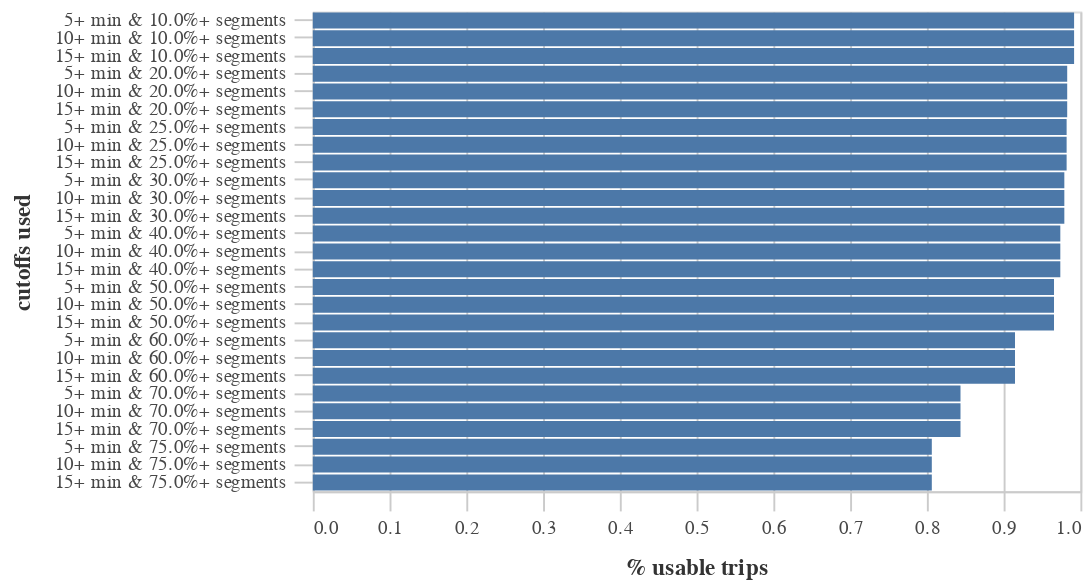

The code cell stored with this chart in its notebook:
### Code cell
chart = (alt.Chart(valid_stats)
 .mark_bar()
 .encode(
     x=alt.X("pct_usable_trips:Q", title="% usable trips"),
     y=alt.Y("cutoff:N", title="cutoffs used",
             sort=alt.SortField(
                 "pct_usable_trips", order="descending")),
 )
)

styleguide.preset_chart_config(chart)

### Figure 1 — Vega-Lite specification as saved in the notebook (floating-point values rounded to 4 significant figures)
{"config": {"view": {"continuousWidth": 400, "continuousHeight": 300}, "axis": {"domainColor": "#cbcbcb", "grid": true, "gridColor": "#cbcbcb", "gridWidth": 1, "labelColor": "#474747", "labelFont": "Nunito Sans", "labelFontSize": 10, "labelPadding": 4, "tickColor": "#cbcbcb", "tickSize": 10, "titleColor": "#333", "titleFont": "Raleway", "titleFontSize": 12, "titlePadding": 10}, "axisBand": {"grid": false}, "background": "white", "font": "Raleway", "header": {"labelFont": "Nunito Sans", "titleFont": "Raleway"}, "legend": {"labelColor": "#333", "labelFont": "Nunito Sans", "labelFontSize": 11, "labelLimit": 0, "padding": 1, "symbolSize": 30, "symbolType": "square", "titleColor": "#333", "titleFont": "Raleway", "titleFontSize": 14, "titlePadding": 10}, "title": {"anchor": "middle", "font": "Raleway", "fontSize": 18, "fontWeight": 300, "offset": 20}}, "data": {"name": "data-209311d229b6406fef1a53f6d3b6280c"}, "mark": "bar", "encoding": {"x": {"field": "pct_usable_trips", "title": "% usable trips", "type": "quantitative"}, "y": {"field": "cutoff", "sort": {"field": "pct_usable_trips", "order": "descending"}, "title": "cutoffs used", "type": "nominal"}}, "height": 250, "width": 400, "$schema": "https://vega.github.io/schema/vega-lite/v4.17.0.json", "datasets": {"data-209311d229b6406fef1a53f6d3b6280c": [{"calitp_itp_id": 300, "total_trips": 1338, "n_trips": 1327, "trip_cutoff": 5, "segment_cutoff": 0.1, "cutoff": "5+ min & 10.0%+ segments", "pct_usable_trips": 0.9918}, {"calitp_itp_id": 300, "total_trips": 1338, "n_trips": 1315, "trip_cutoff": 5, "segment_cutoff": 0.2, "cutoff": "5+ min & 20.0%+ segments", "pct_usable_trips": 0.9828}, {"calitp_itp_id": 300, "total_trips": 1338, "n_trips": 1314, "trip_cutoff": 5, "segment_cutoff": 0.25, "cutoff": "5+ min & 25.0%+ segments", "pct_usable_trips": 0.9821}, {"calitp_itp_id": 300, "total_trips": 1338, "n_trips": 1310, "trip_cutoff": 5, "segment_cutoff": 0.3, "cutoff": "5+ min & 30.0%+ segments", "pct_usable_trips": 0.9791}, {"calitp_itp_id": 300, "total_trips": 1338, "n_trips": 1303, "trip_cutoff": 5, "segment_cutoff": 0.4, "cutoff": "5+ min & 40.0%+ segments", "pct_usable_trips": 0.9738}, {"calitp_itp_id": 300, "total_trips": 1338, "n_trips": 1292, "trip_cutoff": 5, "segment_cutoff": 0.5, "cutoff": "5+ min & 50.0%+ segments", "pct_usable_trips": 0.9656}, {"calitp_itp_id": 300, "total_trips": 1338, "n_trips": 1224, "trip_cutoff": 5, "segment_cutoff": 0.6, "cutoff": "5+ min & 60.0%+ segments", "pct_usable_trips": 0.9148}, {"calitp_itp_id": 300, "total_trips": 1338, "n_trips": 1129, "trip_cutoff": 5, "segment_cutoff": 0.7, "cutoff": "5+ min & 70.0%+ segments", "pct_usable_trips": 0.8438}, {"calitp_itp_id": 300, "total_trips": 1338, "n_trips": 1079, "trip_cutoff": 5, "segment_cutoff": 0.75, "cutoff": "5+ min & 75.0%+ segments", "pct_usable_trips": 0.8064}, {"calitp_itp_id": 300, "total_trips": 1338, "n_trips": 1327, "trip_cutoff": 10, "segment_cutoff": 0.1, "cutoff": "10+ min & 10.0%+ segments", "pct_usable_trips": 0.9918}, {"calitp_itp_id": 300, "total_trips": 1338, "n_trips": 1315, "trip_cutoff": 10, "segment_cutoff": 0.2, "cutoff": "10+ min & 20.0%+ segments", "pct_usable_trips": 0.9828}, {"calitp_itp_id": 300, "total_trips": 1338, "n_trips": 1314, "trip_cutoff": 10, "segment_cutoff": 0.25, "cutoff": "10+ min & 25.0%+ segments", "pct_usable_trips": 0.9821}, {"calitp_itp_id": 300, "total_trips": 1338, "n_trips": 1310, "trip_cutoff": 10, "segment_cutoff": 0.3, "cutoff": "10+ min & 30.0%+ segments", "pct_usable_trips": 0.9791}, {"calitp_itp_id": 300, "total_trips": 1338, "n_trips": 1303, "trip_cutoff": 10, "segment_cutoff": 0.4, "cutoff": "10+ min & 40.0%+ segments", "pct_usable_trips": 0.9738}, {"calitp_itp_id": 300, "total_trips": 1338, "n_trips": 1292, "trip_cutoff": 10, "segment_cutoff": 0.5, "cutoff": "10+ min & 50.0%+ segments", "pct_usable_trips": 0.9656}, {"calitp_itp_id": 300, "total_trips": 1338, "n_trips": 1224, "trip_cutoff": 10, "segment_cutoff": 0.6, "cutoff": "10+ min & 60.0%+ segments", "pct_usable_trips": 0.9148}, {"calitp_itp_id": 300, "total_trips": 1338, "n_trips": 1129, "trip_cutoff": 10, "segment_cutoff": 0.7, "cutoff": "10+ min & 70.0%+ segments", "pct_usable_trips": 0.8438}, {"calitp_itp_id": 300, "total_trips": 1338, "n_trips": 1079, "trip_cutoff": 10, "segment_cutoff": 0.75, "cutoff": "10+ min & 75.0%+ segments", "pct_usable_trips": 0.8064}, {"calitp_itp_id": 300, "total_trips": 1338, "n_trips": 1327, "trip_cutoff": 15, "segment_cutoff": 0.1, "cutoff": "15+ min & 10.0%+ segments", "pct_usable_trips": 0.9918}, {"calitp_itp_id": 300, "total_trips": 1338, "n_trips": 1315, "trip_cutoff": 15, "segment_cutoff": 0.2, "cutoff": "15+ min & 20.0%+ segments", "pct_usable_trips": 0.9828}, {"calitp_itp_id": 300, "total_trips": 1338, "n_trips": 1314, "trip_cutoff": 15, "segment_cutoff": 0.25, "cutoff": "15+ min & 25.0%+ segments", "pct_usable_trips": 0.9821}, {"calitp_itp_id": 300, "total_trips": 1338, "n_trips": 1310, "trip_cutoff": 15, "segment_cutoff": 0.3, "cutoff": "15+ min & 30.0%+ segments", "pct_usable_trips": 0.9791}, {"calitp_itp_id": 300, "total_trips": 1338, "n_trips": 1303, "trip_cutoff": 15, "segment_cutoff": 0.4, "cutoff": "15+ min & 40.0%+ segments", "pct_usable_trips": 0.9738}, {"calitp_itp_id": 300, "total_trips": 1338, "n_trips": 1292, "trip_cutoff": 15, "segment_cutoff": 0.5, "cutoff": "15+ min & 50.0%+ segments", "pct_usable_trips": 0.9656}, {"calitp_itp_id": 300, "total_trips": 1338, "n_trips": 1224, "trip_cutoff": 15, "segment_cutoff": 0.6, "cutoff": "15+ min & 60.0%+ segments", "pct_usable_trips": 0.9148}, {"calitp_itp_id": 300, "total_trips": 1338, "n_trips": 1129, "trip_cutoff": 15, "segment_cutoff": 0.7, "cutoff": "15+ min & 70.0%+ segments", "pct_usable_trips": 0.8438}, {"calitp_itp_id": 300, "total_trips": 1338, "n_trips": 1079, "trip_cutoff": 15, "segment_cutoff": 0.75, "cutoff": "15+ min & 75.0%+ segments", "pct_usable_trips": 0.8064}]}}
